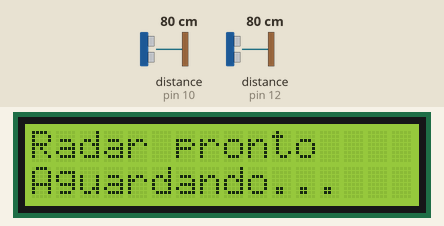
This sketch was run on a simulated Arduino Uno, built with avr-gcc and run on an emulated ATmega328P. On the bench: 16×2 character LCD. Wiring (inferred from the names in the program): 2 × ultrasonic range finder: trigger pin 9, echo pin 10 / trigger pin 11, echo pin 12. The test bench sets the inputs (shaded band); at power-on: distance to the obstacle (sensors on pin 10, pin 12) 80 cm. The echo pulse lasts 58.3 µs per cm; what the sketch prints to the serial monitor is not drawn.

Above: at 1.2 s.
1.3 s: distance to the obstacle (sensor on pin 10) set to 12 cm
2.8 s: distance to the obstacle (sensor on pin 10) set to 9 cm
At 3.4 s:
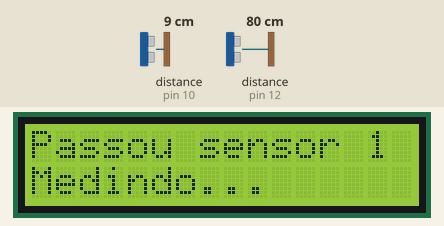
4.3 s: distance to the obstacle (sensor on pin 12) set to 12 cm
5.8 s: distance to the obstacle (sensor on pin 12) set to 9 cm
At 6.5 s:
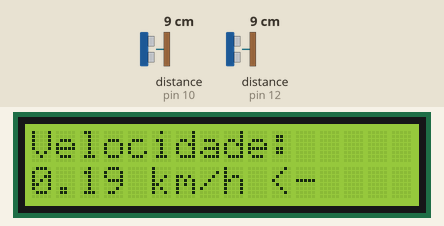
8.8 s: distance to the obstacle (sensor on pin 12) set to 18 cm
At 15.13 s:
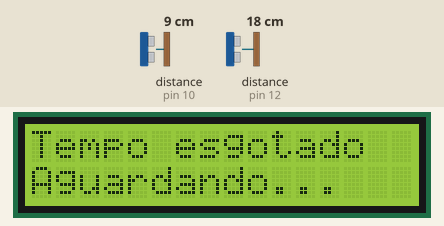
Timing chart, 0 to 16.6 s (numbered marks = the images above; inputs shaded):
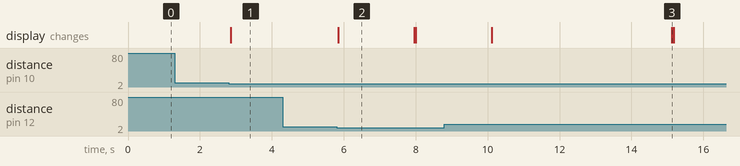

The sketch:

VeloRadar_v2.ino
```cpp
#include <Wire.h>
#include <LiquidCrystal_I2C.h>

LiquidCrystal_I2C lcd(0x27, 16, 2);

const int TRIG1 = 9,  ECHO1 = 10;   // right sensor (next to the LCD)
const int TRIG2 = 11, ECHO2 = 12;   // left sensor

const float SENSOR_DISTANCE_CM = 16.0;   // distance between sensor centers
const float THRESHOLD_CM = 10.0;         // closer than this = object detected
const unsigned long TIMEOUT_MS = 5000;   // give up if the second sensor is not reached

int state = 0;   // 0 = waiting, 1 = started at sensor 1, 2 = started at sensor 2
unsigned long startTime = 0;
unsigned long passCount = 0;   // pass counter

float measure(int trig, int echo) {
  digitalWrite(trig, LOW);
  delayMicroseconds(2);
  digitalWrite(trig, HIGH);
  delayMicroseconds(10);
  digitalWrite(trig, LOW);
  long duration = pulseIn(echo, HIGH, 30000);
  return duration * 0.0343 / 2;   // distance in cm
}

bool detected(float distance) {
  return distance > 0 && distance < THRESHOLD_CM;
}

void showMessage(const char* line1, const char* line2) {
  lcd.clear();
  lcd.setCursor(0, 0); lcd.print(line1);
  lcd.setCursor(0, 1); lcd.print(line2);
}

void sendJson(int startSensor, const char* direction, unsigned long elapsed, float speedKmh) {
  Serial.print("{\"event\":\"pass\"");
  Serial.print(",\"id\":");           Serial.print(passCount);
  Serial.print(",\"start_sensor\":"); Serial.print(startSensor);
  Serial.print(",\"direction\":\"");  Serial.print(direction); Serial.print("\"");
  Serial.print(",\"elapsed_ms\":");   Serial.print(elapsed);
  Serial.print(",\"distance_cm\":");  Serial.print(SENSOR_DISTANCE_CM, 1);
  Serial.print(",\"speed_kmh\":");    Serial.print(speedKmh, 2);
  Serial.println("}");
}

void reportResult(unsigned long elapsed, int startSensor, const char* arrow, const char* direction) {
  float speedCms = SENSOR_DISTANCE_CM / (elapsed / 1000.0);
  float speedKmh = speedCms * 0.036;
  passCount++;

  lcd.clear();
  lcd.setCursor(0, 0);
  lcd.print("Velocidade:");
  lcd.setCursor(0, 1);
  lcd.print(speedKmh, 2); lcd.print(" km/h "); lcd.print(arrow);

  sendJson(startSensor, direction, elapsed, speedKmh);

  delay(2000);
  state = 0;
}

void setup() {
  Serial.begin(9600);
  pinMode(TRIG1, OUTPUT); pinMode(ECHO1, INPUT);
  pinMode(TRIG2, OUTPUT); pinMode(ECHO2, INPUT);

  lcd.init();
  lcd.backlight();
  showMessage("Radar pronto", "Aguardando...");
}

void loop() {
  if (state == 0) {
    if (detected(measure(TRIG1, ECHO1))) {
      startTime = millis();
      state = 1;
      showMessage("Passou sensor 1", "Medindo...");
    } else {
      delay(30);   // avoid crosstalk between the two sensors
      if (detected(measure(TRIG2, ECHO2))) {
        startTime = millis();
        state = 2;
        showMessage("Passou sensor 2", "Medindo...");
      }
    }
  } else if (state == 1) {
    if (detected(measure(TRIG2, ECHO2)))
      reportResult(millis() - startTime, 1, "<-", "right_to_left");
  } else {
    if (detected(measure(TRIG1, ECHO1)))
      reportResult(millis() - startTime, 2, "->", "left_to_right");
  }

  if (state != 0 && millis() - startTime > TIMEOUT_MS) {
    showMessage("Tempo esgotado", "Aguardando...");
    state = 0;
  }
  delay(20);
}
```

Measured:
- the behaviour switches between 11 and 10 cm on distance to the obstacle (sensor on pin 10) (found by bisection; images 0 and 1)
- the behaviour switches between 11 and 10 cm on distance to the obstacle (sensor on pin 12) (found by bisection; images 1 and 2)
- after the input at 1.3 s, every drawn part: stays the same
- after the input at 2.8 s, the display: changes after 0.05 s (image 1)
- after the input at 4.3 s, every drawn part: stays the same
- after the input at 5.8 s, the display: changes at once (image 2)
- what the display in image 2 shows lasts 2.2 s, from 5.8 s to 8.0 s
